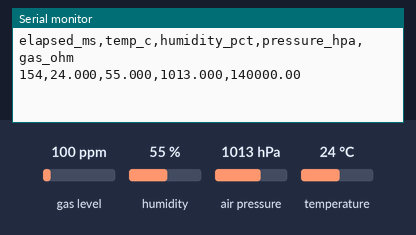
Recording of a sketch running on a simulated ESP32. Parts: the last lines printed to the serial monitor. The test bench sets the inputs (shaded band); at power-on: gas level 100 ppm, humidity 55 %, air pressure 1013 hPa, temperature 24 °C.

Above: at 3.2 s.
3.3 s: gas level set to 20 ppm
At 4.1 s:
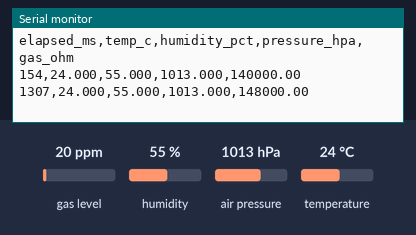
4.9 s: humidity set to 22 %
At 6.1 s:
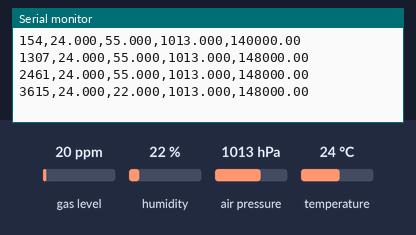
6.5 s: air pressure set to 952 hPa
At 7.7 s:
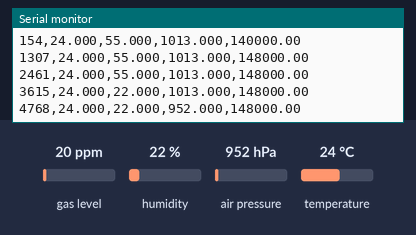
8.1 s: temperature set to 12 °C
At 9.8 s:
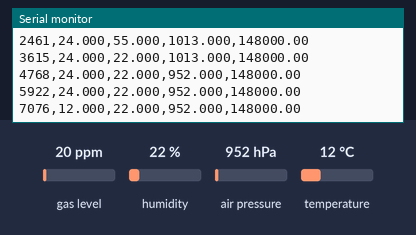
Timing chart, 0 to 10.7 s (numbered marks = the images above; inputs shaded):
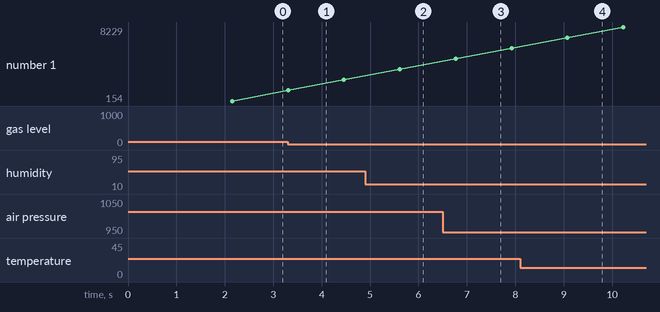

Measured:
- after the input at 3.3 s, the serial monitor: prints a new line at once (image 1)
- after the input at 4.9 s, the serial monitor: prints a new line after 0.72 s (image 2)
- after the input at 6.5 s, the serial monitor: prints a new line after 0.27 s (image 3)
- after the input at 8.1 s, the serial monitor: prints a new line after 0.98 s (image 4)

The sketch:

bme688_logger.ino
```cpp
#include <Wire.h>
#include <Adafruit_Sensor.h>
#include "Adafruit_BME680.h"

#define SDA_PIN 8
#define SCL_PIN 9
#define BME_ADDR 0x77

Adafruit_BME680 bme;

unsigned long startMs = 0;

void setup() {
  Serial.begin(115200);
  delay(2000);

  Wire.begin(SDA_PIN, SCL_PIN);

  if (!bme.begin(BME_ADDR, &Wire)) {
    Serial.println("# ERROR: BME688 not found");
    while (1) {
      delay(1000);
    }
  }

  bme.setTemperatureOversampling(BME680_OS_8X);
  bme.setHumidityOversampling(BME680_OS_2X);
  bme.setPressureOversampling(BME680_OS_4X);
  bme.setIIRFilterSize(BME680_FILTER_SIZE_3);
  bme.setGasHeater(320, 150);

  startMs = millis();

  Serial.println("elapsed_ms,temp_c,humidity_pct,pressure_hpa,gas_ohm");
}

void loop() {
  if (!bme.performReading()) {
    Serial.println("# WARNING: reading failed");
    delay(1000);
    return;
  }

  unsigned long elapsed = millis() - startMs;

  Serial.print(elapsed);
  Serial.print(",");
  Serial.print(bme.temperature, 3);
  Serial.print(",");
  Serial.print(bme.humidity, 3);
  Serial.print(",");
  Serial.print(bme.pressure / 100.0, 3);
  Serial.print(",");
  Serial.println(bme.gas_resistance);

  delay(1000);
}
```
